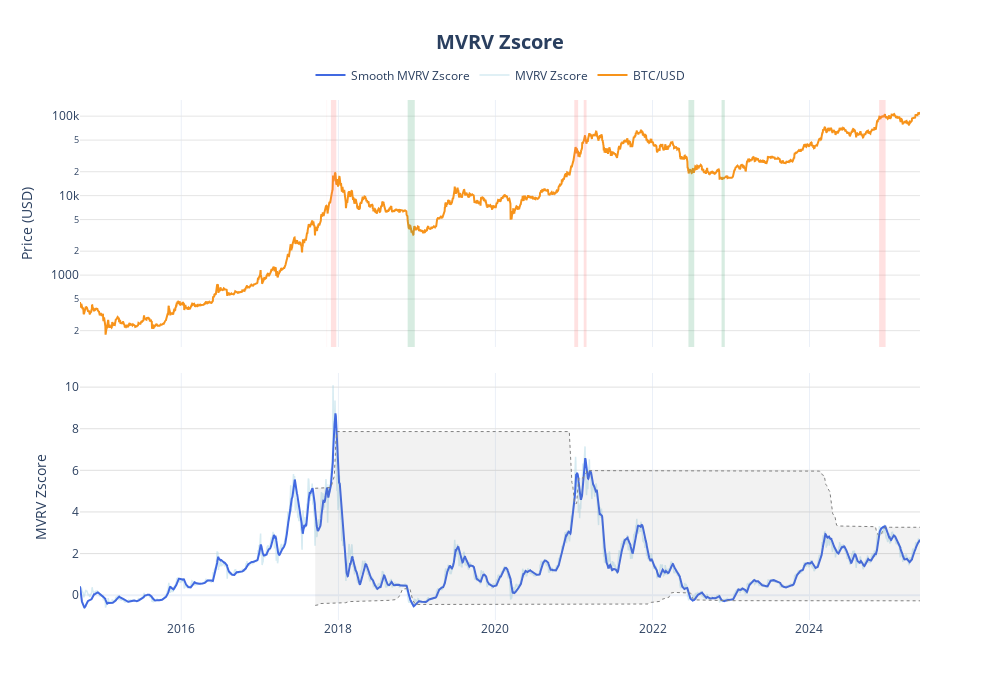

The code cell stored with this chart in its notebook:
### Code cell
# metric = RHODL(
#     data,
#     signal_method="percentile",
#     percentile_period=365 * 3,
#     percentile_upper_band=0.95,
#     percentile_lower_band=0.05,
#     zscore_period=365 * 2,
#     zscore_upper_threshold=2.5,
#     zscore_lower_threshold=-2,
# )

metric = MVRVZscore(
    data,
    smooth_period=30,
    rolling_period=365 * 3,
    upper_band_percentile=0.99,
    lower_band_percentile=0.01,
)

metric.generate_signals()
fig = metric.generate_chart()
fig

### Figure 1 — Plotly figure (JSON) as saved in the notebook; plotly's stock layout.template omitted (floating-point values rounded to 4 significant figures; data arrays with more than 128 entries replaced by an {"elided": "..."} marker saying what was removed)
{"data": [{"hovertemplate": "<b>Date</b>: %{x}<br><b>Price</b>: $%{y:,.0f}<br><extra></extra>", "line": {"color": "#F7931A", "width": 2}, "name": "BTC/USD", "type": "scatter", "x": {"elided": "3908 str values"}, "xaxis": "x", "y": {"elided": "3908 float values"}, "yaxis": "y"}, {"hovertemplate": "<b>Date</b>: %{x}<br><b>Value</b>: %{y:.4f}<br><extra></extra>", "line": {"color": "lightblue", "width": 1.5}, "name": "MVRV Zscore", "opacity": 0.5, "type": "scatter", "x": {"elided": "3908 str values"}, "xaxis": "x2", "y": {"elided": "3908 float values"}, "yaxis": "y2"}, {"hovertemplate": "<b>Date</b>: %{x}<br><b>Value</b>: %{y:.4f}<br><extra></extra>", "line": {"color": "royalblue", "width": 2}, "name": "Smooth MVRV Zscore", "type": "scatter", "x": {"elided": "3908 str values"}, "xaxis": "x2", "y": {"elided": "3908 float values"}, "yaxis": "y2"}, {"hoverinfo": "skip", "line": {"color": "grey", "dash": "dot", "width": 1}, "mode": "lines", "showlegend": false, "type": "scatter", "x": {"elided": "3908 str values"}, "xaxis": "x2", "y": {"elided": "3908 float values"}, "yaxis": "y2"}, {"fill": "tonexty", "fillcolor": "rgba(128, 128, 128, 0.1)", "hoverinfo": "skip", "line": {"color": "grey", "dash": "dot", "width": 1}, "mode": "lines", "showlegend": false, "type": "scatter", "x": {"elided": "3908 str values"}, "xaxis": "x2", "y": {"elided": "3908 float values"}, "yaxis": "y2"}], "layout": {"height": 700, "legend": {"orientation": "h", "x": 0.5, "xanchor": "center", "y": 1.02, "yanchor": "bottom"}, "shapes": [{"fillcolor": "#FF6B6B", "line": {"width": 0}, "opacity": 0.2, "type": "rect", "x0": "2017-11-08T00:00:00", "x1": "2017-11-09T00:00:00", "xref": "x", "y0": 0, "y1": 1, "yref": "y domain"}, {"fillcolor": "#FF6B6B", "line": {"width": 0}, "opacity": 0.2, "type": "rect", "x0": "2017-11-27T00:00:00", "x1": "2017-12-22T00:00:00", "xref": "x", "y0": 0, "y1": 1, "yref": "y domain"}, {"fillcolor": "#FF6B6B", "line": {"width": 0}, "opacity": 0.2, "type": "rect", "x0": "2021-01-02T00:00:00", "x1": "2021-01-20T00:00:00", "xref": "x", "y0": 0, "y1": 1, "yref": "y domain"}, {"fillcolor": "#FF6B6B", "line": {"width": 0}, "opacity": 0.2, "type": "rect", "x0": "2021-02-15T00:00:00", "x1": "2021-02-28T00:00:00", "xref": "x", "y0": 0, "y1": 1, "yref": "y domain"}, {"fillcolor": "#FF6B6B", "line": {"width": 0}, "opacity": 0.2, "type": "rect", "x0": "2024-11-20T00:00:00", "x1": "2024-12-20T00:00:00", "xref": "x", "y0": 0, "y1": 1, "yref": "y domain"}, {"fillcolor": "#38A169", "line": {"width": 0}, "opacity": 0.2, "type": "rect", "x0": "2018-11-19T00:00:00", "x1": "2018-12-22T00:00:00", "xref": "x", "y0": 0, "y1": 1, "yref": "y domain"}, {"fillcolor": "#38A169", "line": {"width": 0}, "opacity": 0.2, "type": "rect", "x0": "2022-06-17T00:00:00", "x1": "2022-07-14T00:00:00", "xref": "x", "y0": 0, "y1": 1, "yref": "y domain"}, {"fillcolor": "#38A169", "line": {"width": 0}, "opacity": 0.2, "type": "rect", "x0": "2022-11-18T00:00:00", "x1": "2022-12-03T00:00:00", "xref": "x", "y0": 0, "y1": 1, "yref": "y domain"}], "showlegend": true, "title": {"font": {"size": 20}, "text": "<b>MVRV Zscore</b>", "x": 0.5, "y": 0.95}, "width": 1000, "xaxis": {"anchor": "y", "domain": [0, 1], "matches": "x2", "showticklabels": false}, "xaxis2": {"anchor": "y2", "domain": [0, 1]}, "yaxis": {"anchor": "x", "domain": [0.525, 1], "gridcolor": "#E5E5E5", "title": {"font": {"size": 14}, "text": "Price (USD)"}, "type": "log"}, "yaxis2": {"anchor": "x2", "domain": [0, 0.475], "gridcolor": "#e0e0e0", "title": {"font": {"size": 14}, "text": "MVRV Zscore"}}}}
